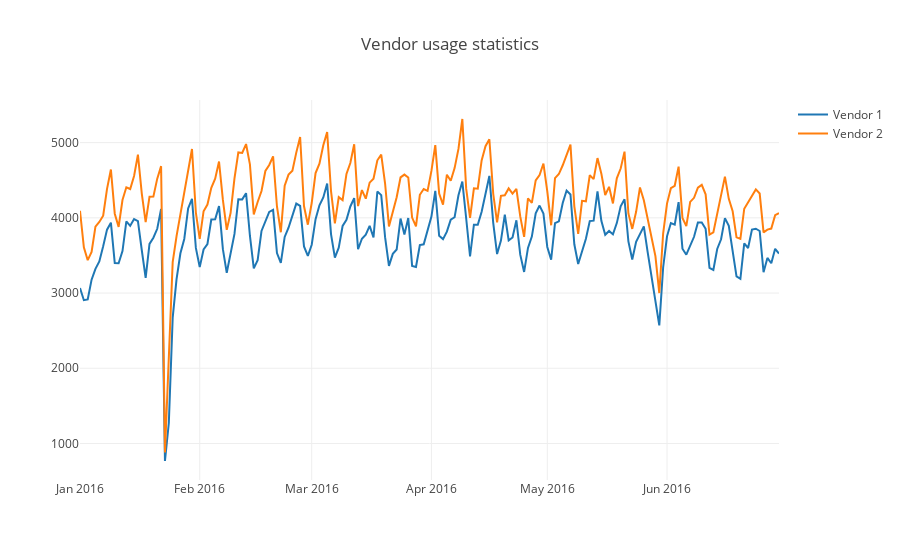

Source (notebook cell):
### Code cell
#res_p.plot()
trace0 = go.Scatter(
    x=res_p.index,
    y=res_p[1],
    name='Vendor 1'
)

trace1 = go.Scatter(
    x=res_p.index,
    y=res_p[2],
    name='Vendor 2'
)

data_fig = [trace0, trace1]
layout = {'title': 'Vendor usage statistics'}

fig = go.Figure(data=data_fig, layout=layout)

iplot(fig, show_link=False)

### Figure 1 — Plotly figure (JSON) as saved in the notebook; plotly's stock layout.template omitted (floating-point values rounded to 4 significant figures; data arrays with more than 128 entries replaced by an {"elided": "..."} marker saying what was removed)
{"data": [{"name": "Vendor 1", "type": "scatter", "uid": "196efa96-d879-11e8-8a52-90e6ba19a70c", "x": {"elided": "182 str values"}, "y": {"elided": "182 int values"}}, {"name": "Vendor 2", "type": "scatter", "uid": "196efa97-d879-11e8-8a52-90e6ba19a70c", "x": {"elided": "182 str values"}, "y": {"elided": "182 int values"}}], "layout": {"title": "Vendor usage statistics"}}
